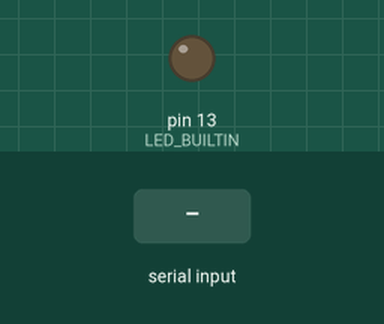
Simulated run of this sketch. Board: Arduino Uno, built with avr-gcc and run on an emulated ATmega328P. Parts: output pins drawn as LEDs (lit = HIGH). The test bench sets the inputs (shaded band).

Above: at 1.2 s.
1.3 s: "ON" received over Serial
At 3.3 s:
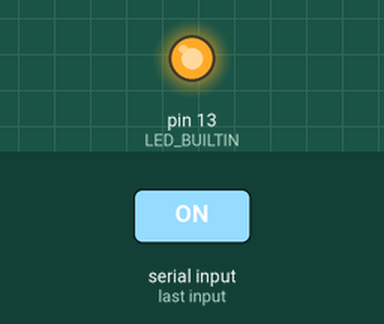
3.8 s: "OFF" received over Serial
At 5.2 s:
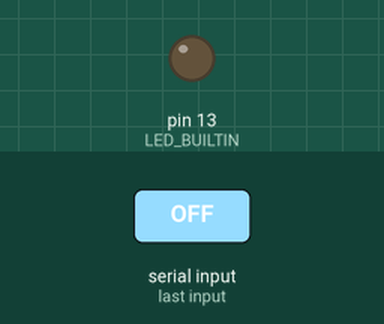
Timing chart, 0 to 6.8 s (numbered marks = the images above; inputs shaded):
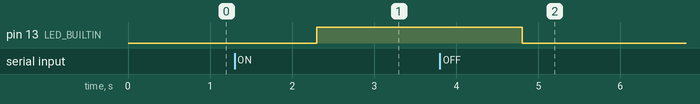

Measured:
- after the input at 1.3 s, pin 13 (LED_BUILTIN): LOW → HIGH after 1.0 s
- after the input at 3.8 s, pin 13 (LED_BUILTIN): HIGH → LOW after 1.0 s

The sketch:

comunicacion_raspberry_arduino2.ino
```cpp
/* led_builtin on-off with raspberry
 *  author=Luis Salgueiro
 *  date=03/11/2019
 *  sources: https://classes.engineering.wustl.edu/ese205/core/index.php?title=Serial_Communication_between_Raspberry_Pi_%26_Arduino
 *  https://forum.arduino.cc/index.php?topic=530649.0
 */

String c="";
void setup() {
  // initialize digital pin LED_BUILTIN as an output.
  pinMode(LED_BUILTIN, OUTPUT);
  Serial.begin(9600);
}

// the loop function runs over and over again forever
void loop() {

  if (Serial.available()){
      c = Serial.readString();
      if(c=="ON"){
        digitalWrite(LED_BUILTIN,HIGH);
      }
      else if(c=="OFF"){
        digitalWrite(LED_BUILTIN,LOW);
      }

    delay(500);
  }
}
```
